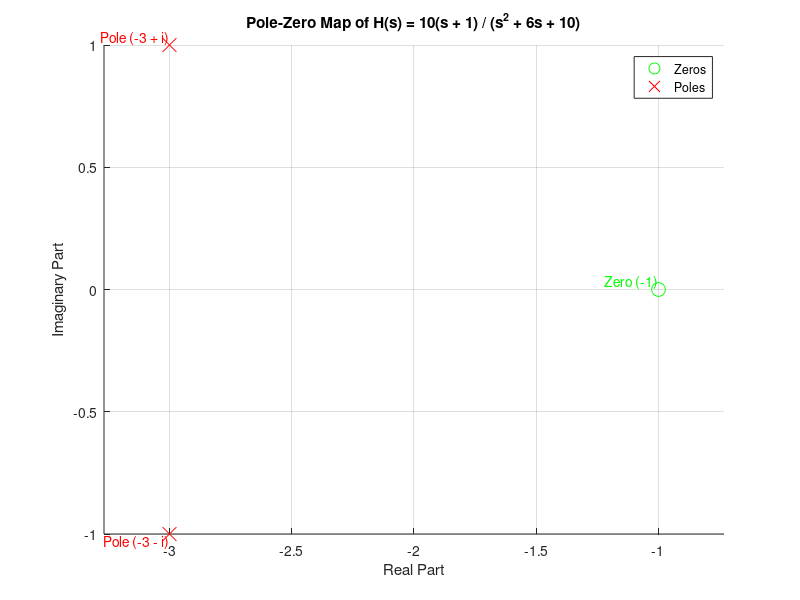

Recreate this plot in MATLAB.
numerator = [10 10];
denominator = [1 6 10];

zeros = roots(numerator);
poles = roots(denominator);

figure;
hold on;
plot(real(zeros), imag(zeros), 'go', 'MarkerSize', 10, 'DisplayName', 'Zeros');
plot(real(poles), imag(poles), 'rx', 'MarkerSize', 10, 'DisplayName', 'Poles');

text(real(zeros), imag(zeros), '  Zero (-1)', 'VerticalAlignment', 'bottom', 'HorizontalAlignment', 'right', 'Color', 'green');
text(real(poles(1)), imag(poles(1)), '  Pole (-3 + i)', 'VerticalAlignment', 'bottom', 'HorizontalAlignment', 'right', 'Color', 'red');
text(real(poles(2)), imag(poles(2)), '  Pole (-3 - i)', 'VerticalAlignment', 'top', 'HorizontalAlignment', 'right', 'Color', 'red');

title('Pole-Zero Map of H(s) = 10(s + 1) / (s^2 + 6s + 10)');
xlabel('Real Part');
ylabel('Imaginary Part');
grid on;
axis equal;
legend show;
hold off;
